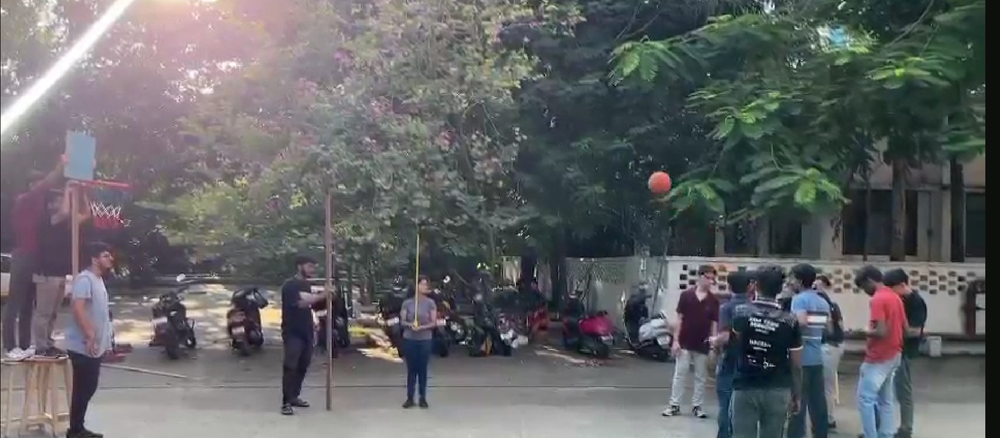
#> input picture Python Programs/BallProjectile/Untitled.png, 1000 x 438 px, shrunk from 1830 x 802 before the run, found by its file name
$ python getHSV.py
#> lines starting #> are read from the running program, lines starting #| are printed output that depends on the picture; after the words box and inside, x2 and y2 are one past the last pixel; in counts of white or black regions, pixels touching at a corner belong together
import cv2 as cv
import numpy as np


def nothing(x):
    pass


# Load the image
image_path = 'Untitled.png'  # Replace with your image file path
image = cv.imread(image_path)
#> image is the input picture: shape (438, 1000, 3); mean B, G, R 102, 100.6, 99.3

if image is None:
    print("Error: Could not load image.")
    exit()

# Convert the image to HSV
hsv_image = cv.cvtColor(image, cv.COLOR_BGR2HSV)
#> hsv_image: shape (438, 1000, 3); mean H, S, V 93.3, 43, 108.1

# Create a window with trackbars to adjust HSV values
cv.namedWindow("HSV Adjustments")
cv.createTrackbar("Lower H", "HSV Adjustments", 0, 179, nothing)
#> slider 'Lower H' is set to 35
cv.createTrackbar("Lower S", "HSV Adjustments", 0, 255, nothing)
#> slider 'Lower S' is set to 51
cv.createTrackbar("Lower V", "HSV Adjustments", 0, 255, nothing)
#> slider 'Lower V' is set to 51
cv.createTrackbar("Upper H", "HSV Adjustments", 179, 179, nothing)
cv.createTrackbar("Upper S", "HSV Adjustments", 255, 255, nothing)
cv.createTrackbar("Upper V", "HSV Adjustments", 255, 255, nothing)

while True:
    # Get the current positions of the trackbars for lower and upper HSV
    lower_h = cv.getTrackbarPos("Lower H", "HSV Adjustments")
    lower_s = cv.getTrackbarPos("Lower S", "HSV Adjustments")
    lower_v = cv.getTrackbarPos("Lower V", "HSV Adjustments")
    upper_h = cv.getTrackbarPos("Upper H", "HSV Adjustments")
    upper_s = cv.getTrackbarPos("Upper S", "HSV Adjustments")
    upper_v = cv.getTrackbarPos("Upper V", "HSV Adjustments")

    # Set lower and upper bounds for HSV
    lower_hsv = np.array([lower_h, lower_s, lower_v])
    upper_hsv = np.array([upper_h, upper_s, upper_v])

    # Create a mask with the specified HSV range
    mask = cv.inRange(hsv_image, lower_hsv, upper_hsv)
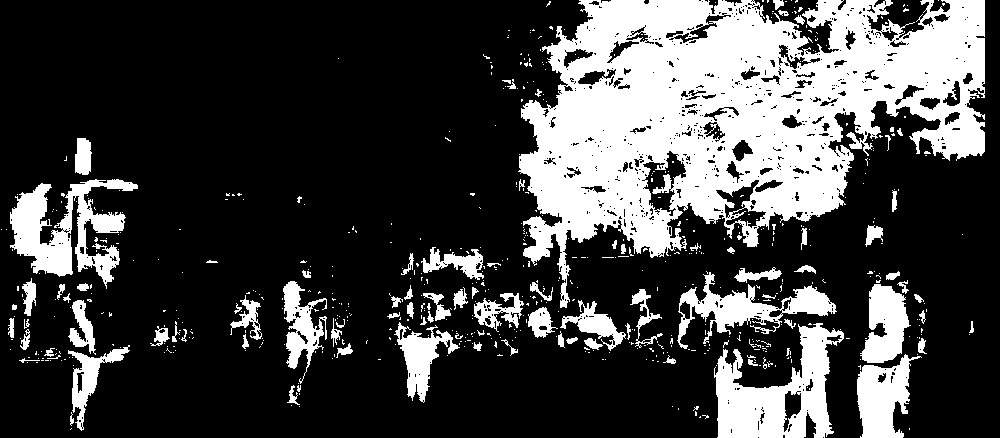
#> mask: shape (438, 1000); 26.4% white; 615 white regions (525 under 20 px), largest, box (x1, y1, x2, y2) and area: (518, 0, 985, 308) 75072, (714, 323, 844, 438) 7500, (10, 179, 138, 289) 6047
    result = cv.bitwise_and(image, image, mask=mask)
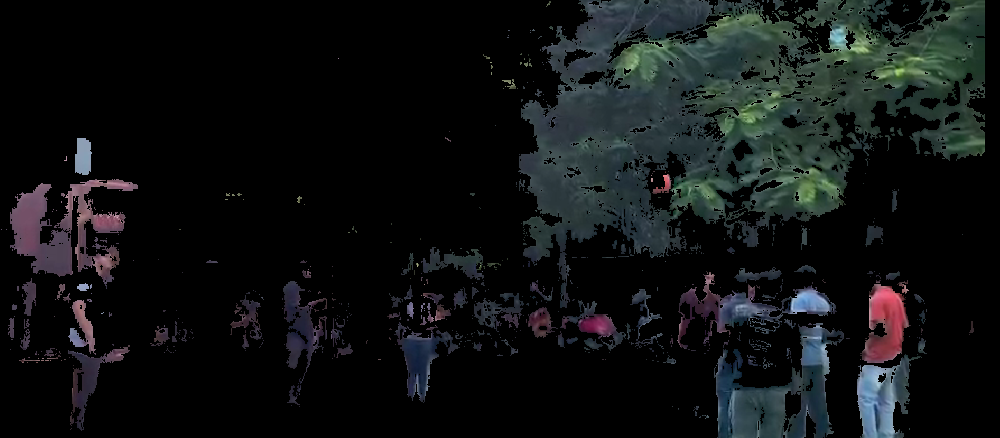
#> result: shape (438, 1000, 3); mean B, G, R 19.3, 18.9, 16.1

    # Show the original, mask, and result
    cv.imshow("Original Image", image)
    cv.imshow("Mask", mask)
    cv.imshow("Result", result)

    # Break the loop on 'q' key press
    if cv.waitKey(1) & 0xFF == ord('q'):
#> (key q is pressed here)
        break

# Print the final HSV values
print("Lower HSV:", lower_hsv)
print("Upper HSV:", upper_hsv)

cv.destroyAllWindows()
